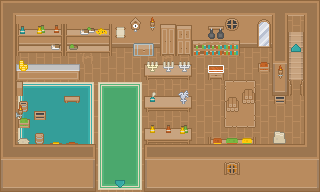

The image is a tile-based game level rendered from a .tmx file. Its description and source (layers, tilesets, objects; grid data summarised) follow:
An orthogonal 20x12 tile map with 16x16 px tiles, 8 tile layers (Ground Terrain, Ground Overlay, Below0, Below1, ...), 7 hidden layers not drawn.

<map version="1.5" tiledversion="1.7.2" orientation="orthogonal" renderorder="right-down" width="20" height="12" tilewidth="16" tileheight="16" infinite="0" nextlayerid="19" nextobjectid="1">
 <editorsettings>
  <export target="Outpost Trader's Store.json" format="json" />
 </editorsettings>
 <tileset firstgid="1" source="tiles.tsx" />
 <layer id="13" name="Teleporter:World,11,4,0,down" width="20" height="12" visible="0" locked="1">
  <data>[240 cells, 3 non-empty, 1 distinct tile ids]</data>
 </layer>
 <layer id="17" name="Teleporter:Outpost Trader's Store Upstairs,9,5,0,up" width="20" height="12" visible="0" locked="1">
  <data>[240 cells, 1 non-empty, 1 distinct tile ids]</data>
 </layer>
 <layer id="14" name="Region: Outpost Trader's Store:noattack:nomonster" width="20" height="12" visible="0" locked="1">
  <data>[240 cells, 240 non-empty, 1 distinct tile ids]</data>
 </layer>
 <layer id="15" name="Npc:adicyte" width="20" height="12" visible="0" locked="1">
  <data>[240 cells, 1 non-empty, 1 distinct tile ids]</data>
 </layer>
 <layer id="2" name="Collision:0" width="20" height="12" visible="0" locked="1">
  <data>[240 cells, 151 non-empty, 6 distinct tile ids]</data>
 </layer>
 <layer id="16" name="Slowdown" width="20" height="12" visible="0" locked="1">
  <data>[240 cells, 3 non-empty, 2 distinct tile ids]</data>
 </layer>
 <layer id="18" name="Light:255,180,50,0.2,100" width="20" height="12" visible="0" locked="1">
  <data>[240 cells, 5 non-empty, 1 distinct tile ids]</data>
 </layer>
 <layer id="4" name="Ground Terrain" width="20" height="12">
  <data>[240 cells, 240 non-empty, 2 distinct tile ids]</data>
 </layer>
 <layer id="5" name="Ground Overlay" width="20" height="12">
  <data>[240 cells, 57 non-empty, 24 distinct tile ids]</data>
 </layer>
 <layer id="7" name="Below0" width="20" height="12">
  <data>[240 cells, 60 non-empty, 20 distinct tile ids]</data>
 </layer>
 <layer id="8" name="Below1" width="20" height="12">
  <data>[240 cells, 3 non-empty, 3 distinct tile ids]</data>
 </layer>
 <layer id="9" name="BelowOffset" width="20" height="12" offsetx="0" offsety="8">
  <data>[240 cells, 24 non-empty, 21 distinct tile ids]</data>
 </layer>
 <layer id="10" name="Above0" width="20" height="12">
  <data>[240 cells, 90 non-empty, 14 distinct tile ids]</data>
 </layer>
 <layer id="11" name="Above1" width="20" height="12">
  <data>[240 cells, 6 non-empty, 5 distinct tile ids]</data>
 </layer>
 <layer id="12" name="AboveOffset" width="20" height="12" offsetx="0" offsety="8">
  <data>[240 cells, 20 non-empty, 20 distinct tile ids]</data>
 </layer>
</map>
